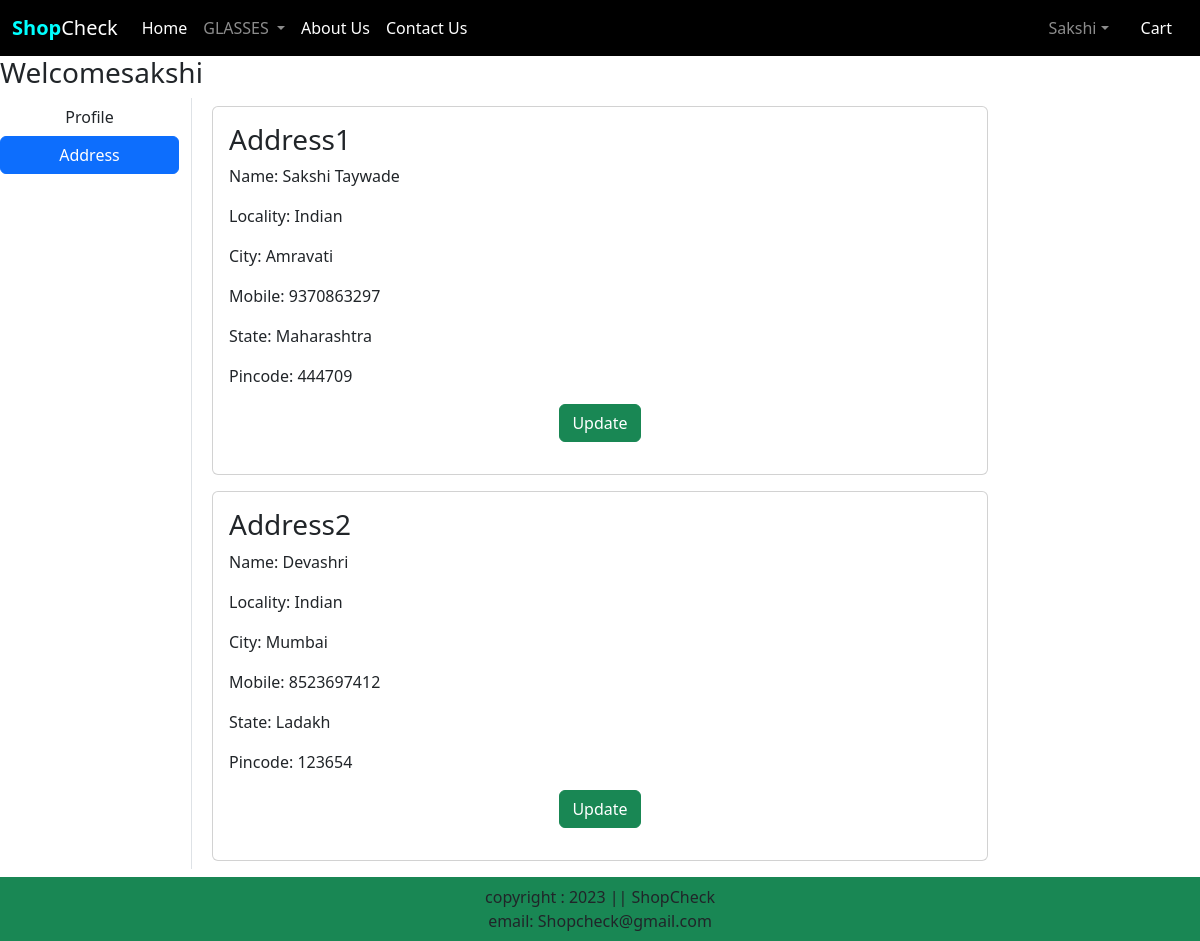
The page /address/ (signed in) on the database its author committed.
### app/models.py (models this page shows, shortened)
class Customer(models.Model):
    user=models.ForeignKey(User,on_delete=models.CASCADE)
    name=models.TextField(max_length=200)
    locality = models.TextField(max_length=200)
    city=models.TextField(max_length=50)
    mobile = models.IntegerField(default=0)
    zipcode=models.IntegerField()
    state=models.CharField(choices=STATE_CHOICES,max_length=100)

### app/views.py (the view)
# urls.py: path('address/',views.address,name='address'),
def address(request):
    add =Customer.objects.filter(user=request.user)
    return render(request,"app/address.html",locals())

### app/templates/app/address.html (shortened to what this page needs)
{% extends 'app/index.html' %}
{% load static %}
{% block main-content %}
<div calss="container my-5">
    <div class='row'>
        <h3>Welcome<span class="text-capitalize">{{request.user}}</span></h3>
<div class='col-sm-2 border-end'>
    <ul class='list-unstyled'>
        <li class="d-grid"><a href="{% url 'profile' %}" class="btn">Profile</a></li>
        <li class="d-grid"><a href="{% url 'address' %}" class="btn btn-primary">Address</a></li>
    </ul>
</div>
<div class=col-sm-8 offset-sm-1>
    <div class="row">
        {% for ad in add %}
        <div class="cil-sm-6">
            <div class="card m-2">
                <div class="card-body">
                    <h3>Address{{forloop.counter}}</h3>
                    <p>Name: {{ad.name}}</p>
                    <p>Locality: {{ad.locality}}</p>
                    <p>City: {{ad.city}}</p>
                    <p>Mobile: {{ad.mobile}}</p>
                    <p>State: {{ad.state}}</p>
                    <p>Pincode: {{ad.zipcode}}</p>
                    <p class="text-center"><a href="{% url 'updateAddress' pk=ad.id %}" type="button"class="btn btn-success">Update</a></P>
                </div>
            </div>
        </div>
        {% endfor %}
    </div>
</div>
</div>
</div>
{% endblock main-content %}

### rows shown on the page
Customer: name "Sakshi Taywade", locality "Indian", city "Amravati", mobile "9370863297", state "Maharashtra", zipcode "444709"
Customer: name "Devashri", locality "Indian", city "Mumbai", mobile "8523697412", state "Ladakh", zipcode "123654"

### other values the page prints
{{ request.user }} "Sakshi"
